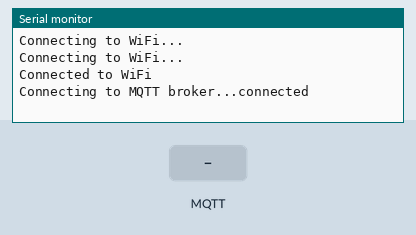
The sketch below on a simulated ESP8266 (NodeMCU). Shown: the last lines printed to the serial monitor. The test bench sets the inputs (shaded band). WiFi joins after 1.5 s; servers stay silent unless stated; no MQTT or app messages arrive unless stated.

Above: at 3.2 s.
3.3 s: MQTT message "1" arrives on the first subscribed topic
At 5.2 s:
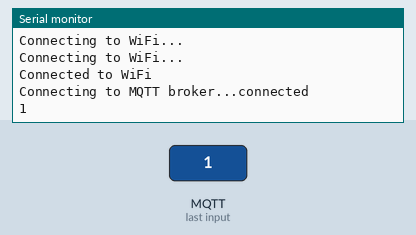
5.5 s: MQTT message "on" arrives on the first subscribed topic
At 6.9 s:
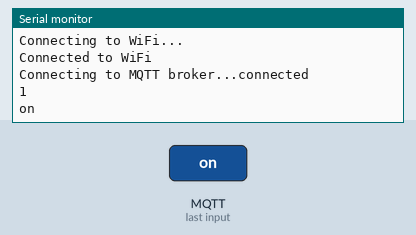
7.5 s: MQTT message "off" arrives on the first subscribed topic
At 8.5 s:
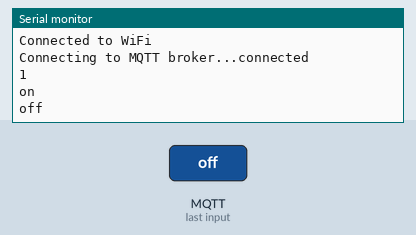

The sketch:

dummy_mosquitto.c.ino
```cpp
#include <ESP8266WiFi.h>
#include <PubSubClient.h>

const char* ssid = "network_ssid";
const char* password = "***";
const char* mqtt_server = "192.168.0.115";

const char* topic = "dpsystem";

WiFiClient espClient;
PubSubClient client(espClient);

void setup() {
  Serial.begin(9600);
  WiFi.begin(ssid, password);

  while (WiFi.status() != WL_CONNECTED) {
    delay(1000);
    Serial.println("Connecting to WiFi...");
  }
  Serial.println("Connected to WiFi");

  client.setServer(mqtt_server, 1883);
  client.setCallback(callback);
}

void loop() {
  if (!client.connected()) {
    reconnect();
  }

  client.publish("dpsystem", "Arduino is sending a message!");
  delay(1000);
  client.loop();
}

void callback(char* topic, byte* payload, unsigned int length) {
  for (int i = 0; i < length; i++) {
    Serial.print((char)payload[i]);
  }
  Serial.println();
}

void reconnect() {
  while (!client.connected()) {
    Serial.print("Connecting to MQTT broker...");
    if (client.connect("NodeMCU")) {
      Serial.println("connected");
      client.subscribe(topic);
    } else {
      Serial.print("failed, rc=");
      Serial.print(client.state());
      Serial.println(" retrying in 5 seconds");
      delay(5000);
    }
  }
}
```

Measured:
- after the input at 3.3 s, the serial monitor: prints a new line after 0.76 s (image 1)
- after the input at 5.5 s, the serial monitor: prints a new line after 0.56 s (image 2)
- after the input at 7.5 s, the serial monitor: prints a new line after 0.56 s (image 3)
